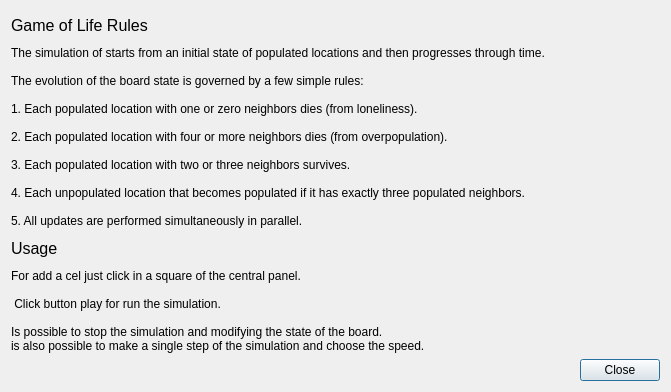
<?xml version="1.0" encoding="UTF-8"?>
<ui version="4.0">
 <class>Rules</class>
 <widget class="QDialog" name="Rules">
  <property name="geometry">
   <rect>
    <x>0</x>
    <y>0</y>
    <width>671</width>
    <height>392</height>
   </rect>
  </property>
  <property name="windowTitle">
   <string>Rules</string>
  </property>
  <property name="sizeGripEnabled">
   <bool>false</bool>
  </property>
  <layout class="QVBoxLayout" name="verticalLayout">
   <item>
    <widget class="QLabel" name="label_2">
     <property name="font">
      <font>
       <pointsize>12</pointsize>
      </font>
     </property>
     <property name="text">
      <string>Game of Life Rules</string>
     </property>
    </widget>
   </item>
   <item>
    <widget class="QLabel" name="label">
     <property name="text">
      <string>The simulation of starts from an initial state of populated locations and then progresses through time.

The evolution of the board state is governed by a few simple rules:

1. Each populated location with one or zero neighbors dies (from loneliness).

2. Each populated location with four or more neighbors dies (from overpopulation).

3. Each populated location with two or three neighbors survives.

4. Each unpopulated location that becomes populated if it has exactly three populated neighbors.

5. All updates are performed simultaneously in parallel.</string>
     </property>
    </widget>
   </item>
   <item>
    <widget class="QLabel" name="label_3">
     <property name="font">
      <font>
       <pointsize>12</pointsize>
      </font>
     </property>
     <property name="text">
      <string>Usage</string>
     </property>
    </widget>
   </item>
   <item>
    <widget class="QLabel" name="label_4">
     <property name="text">
      <string>For add a cel just click in a square of the central panel.

 Click button play for run the simulation.

Is possible to stop the simulation and modifying the state of the board.
is also possible to make a single step of the simulation and choose the speed.</string>
     </property>
    </widget>
   </item>
   <item>
    <widget class="QDialogButtonBox" name="buttonBox">
     <property name="orientation">
      <enum>Qt::Horizontal</enum>
     </property>
     <property name="standardButtons">
      <set>QDialogButtonBox::Close</set>
     </property>
    </widget>
   </item>
  </layout>
 </widget>
 <resources/>
 <connections>
  <connection>
   <sender>buttonBox</sender>
   <signal>accepted()</signal>
   <receiver>Rules</receiver>
   <slot>accept()</slot>
   <hints>
    <hint type="sourcelabel">
     <x>248</x>
     <y>254</y>
    </hint>
    <hint type="destinationlabel">
     <x>157</x>
     <y>274</y>
    </hint>
   </hints>
  </connection>
  <connection>
   <sender>buttonBox</sender>
   <signal>rejected()</signal>
   <receiver>Rules</receiver>
   <slot>reject()</slot>
   <hints>
    <hint type="sourcelabel">
     <x>316</x>
     <y>260</y>
    </hint>
    <hint type="destinationlabel">
     <x>286</x>
     <y>274</y>
    </hint>
   </hints>
  </connection>
 </connections>
</ui>
